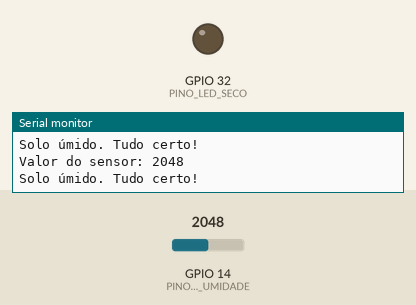
This sketch was run on a simulated ESP32. On the bench: output pins drawn as LEDs (lit = HIGH), the last lines printed to the serial monitor. The inputs (shaded band) are chosen by the test bench; at power-on: GPIO 14 (PINO_SENSOR_UMIDADE) = 2048.

Above: at 5.8 s.
5.9 s: GPIO 14 (PINO_SENSOR_UMIDADE) set to 3932
11.9 s: GPIO 14 (PINO_SENSOR_UMIDADE) set to 4071
At 16.0 s:
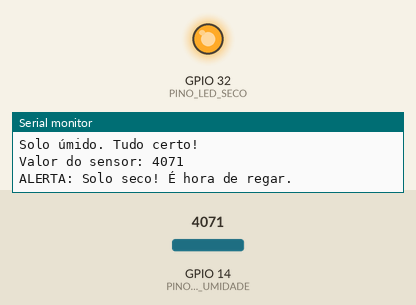
17.9 s: GPIO 14 (PINO_SENSOR_UMIDADE) set to 3960
At 21.0 s:
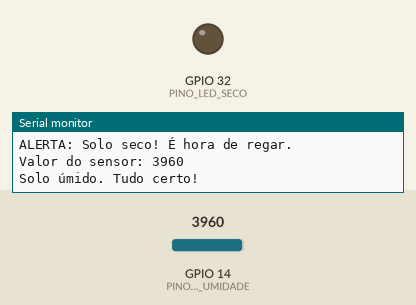
23.9 s: GPIO 14 (PINO_SENSOR_UMIDADE) set to 4040
At 26.0 s:
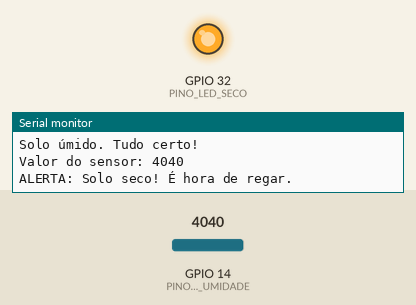
Timing chart, 0 to 27.5 s (numbered marks = the images above; inputs shaded):
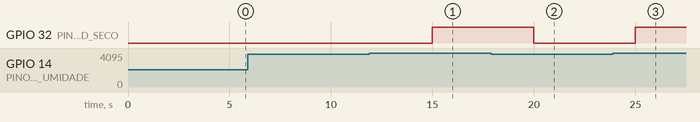

Measured:
- the behaviour switches between 4000 and 4001 on GPIO 14 (PINO_SENSOR_UMIDADE) (found by bisection; images 0 and 1)
- after the input at 11.9 s, GPIO 32 (PINO_LED_SECO): LOW → HIGH after 3.1 s
- after the input at 17.9 s, GPIO 32 (PINO_LED_SECO): HIGH → LOW after 2.1 s
- after the input at 23.9 s, GPIO 32 (PINO_LED_SECO): LOW → HIGH after 1.1 s

The sketch:

sketch_apr16b.ino
```cpp
// --- Configuração dos pinos ---
const int PINO_SENSOR_UMIDADE = 14;  // Entrada Analógica (ADC)
const int PINO_LED_SECO = 32;        // Saída Digital para o LED

// --- Calibração ---
/* No ESP32, 12 bits variam de 0 (muito úmido) a 4095 (muito seco) */
const int LIMIAR_SECO = 4000;

void setup() {
  // Inicia a comunicação serial a 115200 bps
  Serial.begin(115200);

  // Configura o pino do LED como saída
  pinMode(PINO_LED_SECO, OUTPUT);

  // Nota: o ESP32 já configura o ADC34 como entrada por padrão
}

void loop() {
  // Ação: Ler o valor do sensor de umidade
  int valor_umidade = analogRead(PINO_SENSOR_UMIDADE);

  // Exibe a leitura no Monitor Serial
  Serial.print("Valor do sensor: ");
  Serial.println(valor_umidade);

  // Tomada de decisão baseada nos dados
  if (valor_umidade > LIMIAR_SECO) {
         // Se o valor for alto, o solo está seco (maior resistência)
    Serial.println("ALERTA: Solo seco! É hora de regar.");
    digitalWrite(PINO_LED_SECO, HIGH); // Acende o LED

  } else {

  // Solo com umidade suficiente
    Serial.println("Solo úmido. Tudo certo!");
    digitalWrite(PINO_LED_SECO, LOW);  // Apaga o LED

  }

  delay(5000);
}
```
